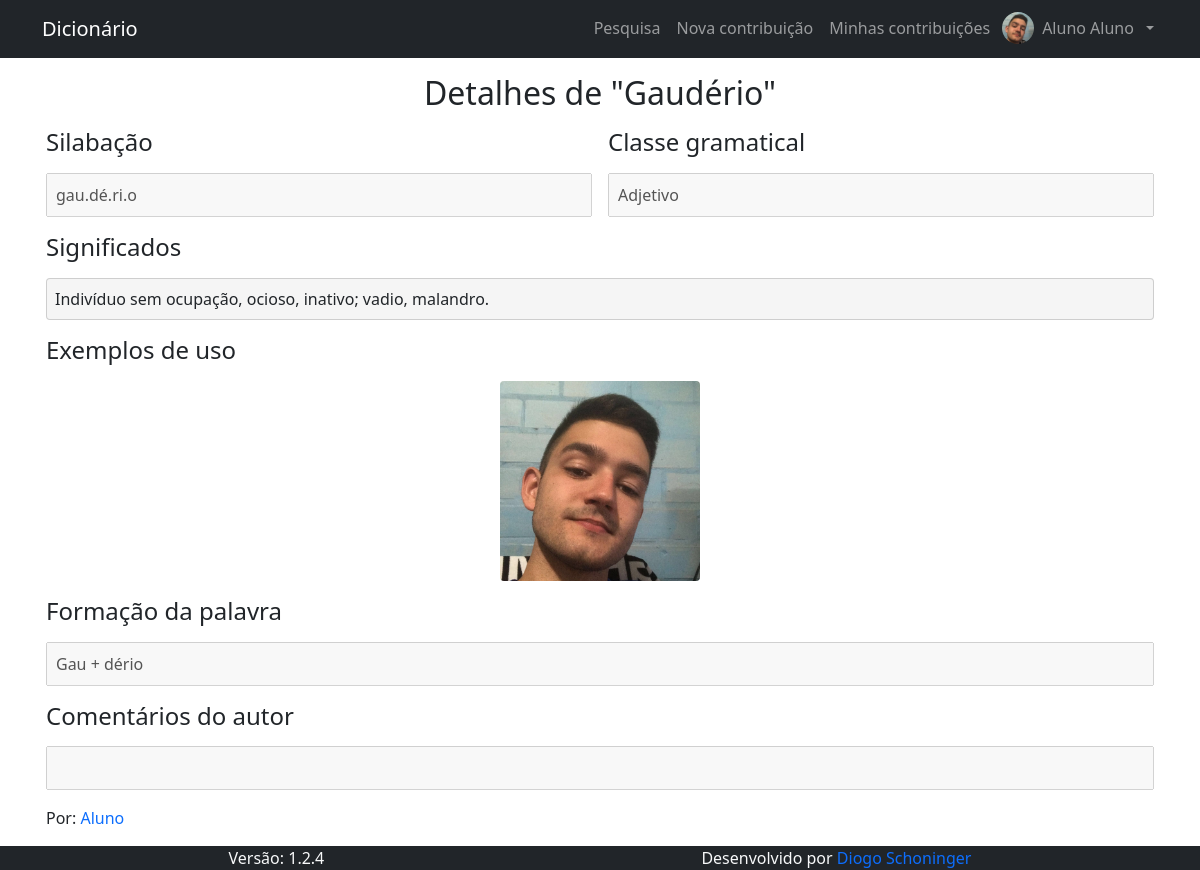
/pages/contribuicoes/detalhes_contribuicao.php?id_contribuicao=2 (signed in), run on the app's committed database.
### tables this page shows
CREATE TABLE IF NOT EXISTS `contribuicao` (
  `id_contribuicao` int(11) NOT NULL AUTO_INCREMENT,
  `contribuicao` text NOT NULL,
  `silabacao` text NOT NULL,
  `classe_gramatical` text NOT NULL,
  `significados` text NOT NULL,
  `formacao` text NOT NULL,
  `comentarios` text DEFAULT NULL,
  `id_autor` int(11) NOT NULL,
  `exemplos` text NOT NULL,
  `situacao` text NOT NULL,
  `comentarios_avaliador` text NOT NULL,
  PRIMARY KEY (`id_contribuicao`)
);

CREATE TABLE IF NOT EXISTS `usuario` (
  `id_usuario` int(11) NOT NULL AUTO_INCREMENT,
  `nome_usuario` text NOT NULL,
  `email` varchar(128) NOT NULL,
  `cpf` varchar(11) NOT NULL,
  `data_nasc` date NOT NULL,
  `senha` text NOT NULL,
  `nivel` int(1) NOT NULL,
  `primeiro_acesso` int(1) NOT NULL DEFAULT 1,
  `id_responsavel` int(1) NOT NULL,
  `foto` text DEFAULT NULL,
  PRIMARY KEY (`id_usuario`),
  UNIQUE KEY `email` (`email`),
  UNIQUE KEY `cpf` (`cpf`)
);

### pages/contribuicoes/detalhes_contribuicao.php (the view, shortened to what this page needs)
<?php
  $conn = open_db();
  $id_contribuicao = mysqli_real_escape_string( $conn, $_GET["id_contribuicao"] );
  $result = $conn->query("SELECT contribuicao, silabacao, classe_gramatical, significados, exemplos, formacao, comentarios, id_autor FROM contribuicao WHERE id_contribuicao = $id_contribuicao");
  if (!$result) {
    echo $conn->errno . "<br>";
    echo $conn->error;
  } else if ($result->num_rows !== 1){
    header("Location: " . BASE_URL);
    exit();
  } else {
    $contribuicao = $result->fetch_object();
  }
?>
<h1 class="fs-2 text-center m-0">Detalhes de "<?php echo $contribuicao->contribuicao ?>"</h1>
<div class="row g-0 gap-3 col-sm">
  <h2 class="fs-4 m-0">Silabação</h2>
  <input class="p-2" type="text" disabled value="<?php echo $contribuicao->silabacao ?>"/>
</div>
<div class="row g-0 gap-3 col-sm">
  <h2 class="fs-4 m-0">Classe gramatical</h2>
  <input class="p-2" type="text" disabled value="<?php echo $contribuicao->classe_gramatical ?>"/>
</div>
<div class="row g-0 gap-3">
  <h2 class="fs-4 m-0">Significados</h2>
  <div class="p-2 rounded" style="border: 1px solid rgba(118, 118, 118, 0.3); background-color: rgba(220, 220, 220, 0.3)" type="text" disabled>
    <?php echo $contribuicao->significados ?>
  </div>
</div>
<div class="row g-0 gap-3">
  <h2 class="fs-4 m-0">Exemplos de uso</h2>
  <div class="row g-0 gap-3 justify-content-center">
    <?php
      $exemplos = explode(" ", $contribuicao->exemplos);
      for ($i = 0; $i < count($exemplos); $i++) :
    ?>
      <img class="rounded" src="<?php echo BASE_URL . $exemplos[$i] ?>"  style="width: 200px; height: 200px; object-fit: cover; cursor: pointer" data-bs-toggle="modal" data-bs-target="#exampleModal<?php echo $i ?>">
    <?php endfor ?>
  </div>
</div>
<div class="row g-0 gap-3">
  <h2 class="fs-4 m-0">Formação da palavra</h2>
  <input class="p-2" type="text" disabled value="<?php echo $contribuicao->formacao ?>"/>
</div>
<div class="row g-0 gap-3">
  <h2 class="fs-4 m-0">Comentários do autor</h2>
  <input class="p-2" type="text" disabled value="<?php echo $contribuicao->comentarios ?>"/>
</div>
<?php
  $conn = open_db();
  $results = $conn->query("SELECT nome_usuario FROM usuario WHERE id_usuario = $contribuicao->id_autor");
  $autor = $results->fetch_object();
?>
<div class="row g-0">
  <span>Por: <a class="nav-link d-inline px-0" href="<?php echo BASE_URL ?>pages/user/perfil.php?id_usuario=<?php echo $contribuicao->id_autor ?>"><?php echo $autor->nome_usuario ?></a></span>
</div>

### data on the page
contribuicao: contribuicao "Gaudério", silabacao "gau.dé.ri.o", classe_gramatical "Adjetivo", significados "Indivíduo sem ocupação, ocioso, inativo; vadio, malandro.", exemplos (picture), formacao "Gau + dério"
usuario: nome_usuario "Aluno"

### other printed values
$nome_usuario[0] "Aluno"
$nome_usuario[$last_name -1] "Aluno"
VERSION "1.2.4"
